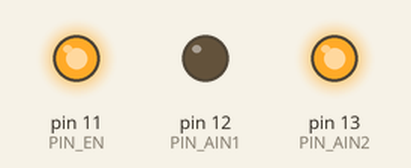
Recording of a sketch running on a simulated Arduino Uno, built with avr-gcc and run on an emulated ATmega328P. Parts: output pins drawn as LEDs (lit = HIGH).

Above: at 0.1 s.
Timing chart, 0 to 1.6 s (numbered marks = the images above):
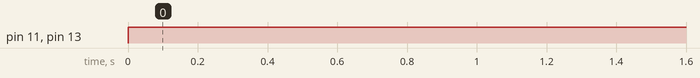

The sketch:

1.ino
```cpp
#define PIN_EN 11//定义PWM输出引脚
#define PIN_AIN2 13//定义正反转控制引脚
#define PIN_AIN1 12//定义正反转控制引脚
void setup() {
pinMode(PIN_EN, OUTPUT); //定义引脚为输出
pinMode(PIN_AIN2, OUTPUT);
pinMode(PIN_AIN1, OUTPUT);
}
void loop() {
digitalWrite(PIN_EN, HIGH);
digitalWrite(PIN_AIN2, HIGH);
digitalWrite(PIN_AIN1,LOW);
}
```

Measured:
- by itself, pin 11 (PIN_EN), pin 13 (PIN_AIN2): LOW → HIGH at 0.00 s
